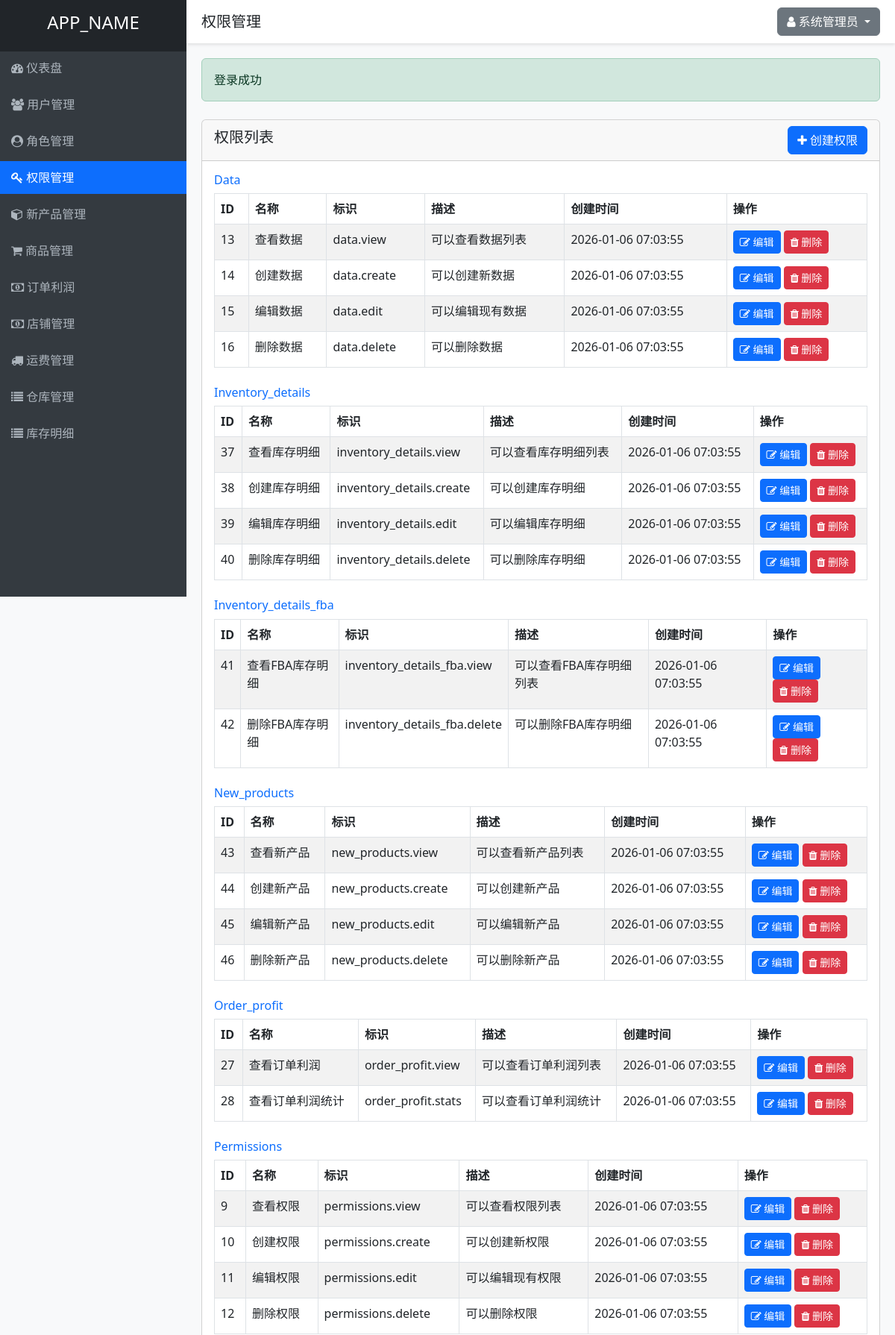
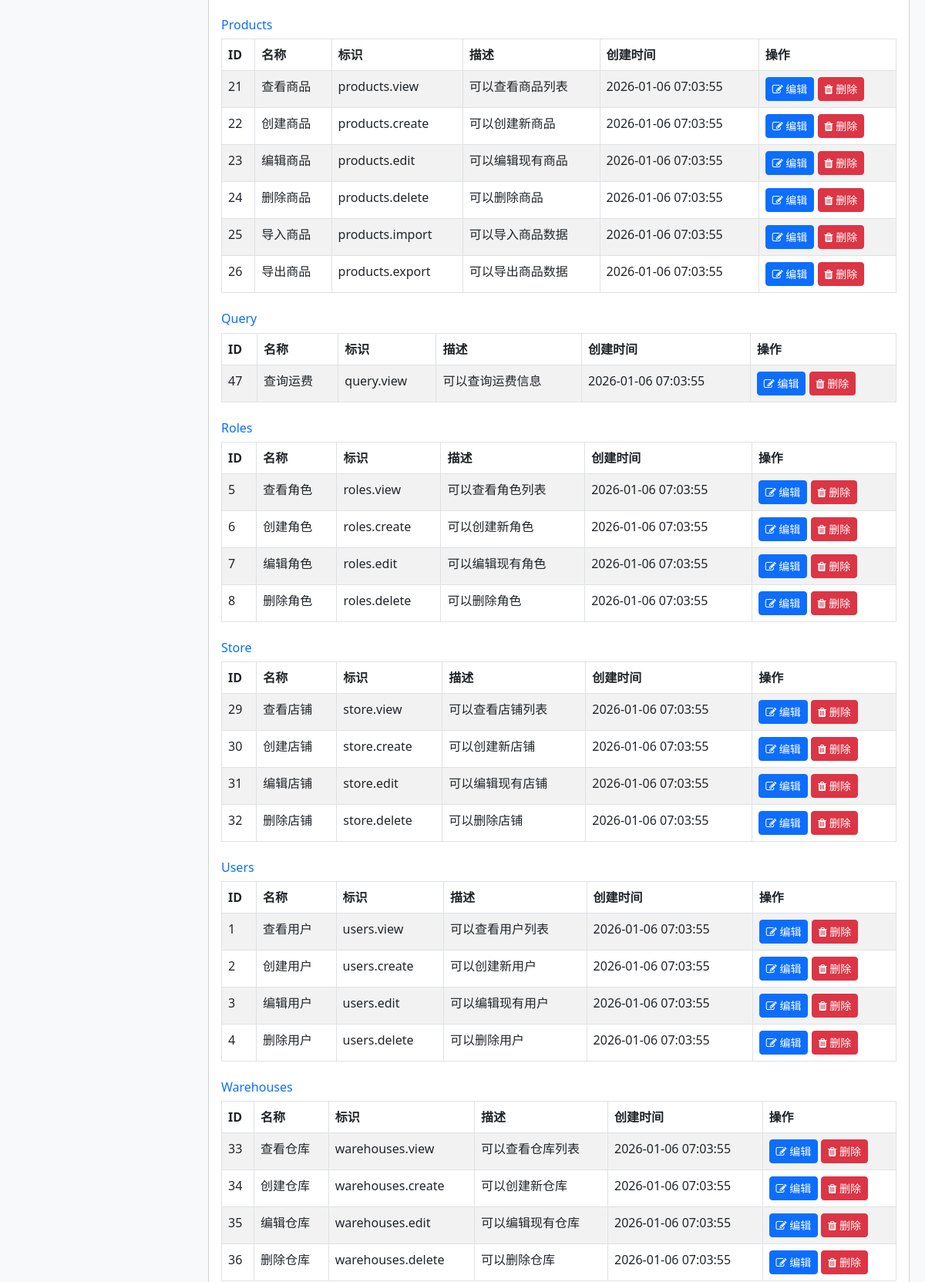
Page /permissions.php (signed in, upper part) on the committed database (2 pictures, top to bottom).
### tables this page shows
CREATE TABLE IF NOT EXISTS permissions (
    id INT AUTO_INCREMENT PRIMARY KEY,
    name VARCHAR(50) NOT NULL UNIQUE,
    slug VARCHAR(50) NOT NULL UNIQUE,
    description TEXT,
    module VARCHAR(50) NOT NULL,
    created_at TIMESTAMP DEFAULT CURRENT_TIMESTAMP,
    updated_at TIMESTAMP DEFAULT CURRENT_TIMESTAMP ON UPDATE CURRENT_TIMESTAMP
);

### controllers/PermissionController.php (called while the page is built, shortened)
<?php
require_once APP_ROOT . '/models/Permission.php';
require_once APP_ROOT . '/helpers/functions.php';
class PermissionController {
    private $permissionModel;
    public function __construct() {
        $this->permissionModel = new Permission();
    }
    public function index() {
        $permissions = $this->permissionModel->getAllByModule();
        include VIEWS_DIR . '/layouts/header.php';
        include VIEWS_DIR . '/permissions/index.php';
        include VIEWS_DIR . '/layouts/footer.php';
    }
}
?>

### helpers/functions.php (called while the page is built, shortened)
<?php
function isLoggedIn() {
    return isset($_SESSION['user_id']);
}
function getCurrentUserId() {
    return $_SESSION['user_id'] ?? null;
}
function hasPermission($permissionSlug) {
    require_once APP_ROOT . '/models/Permission.php';
    $permissionModel = new Permission();
    return $permissionModel->checkUserPermission(getCurrentUserId(), $permissionSlug);
}
?>

### includes/database.php (called while the page is built, shortened)
<?php
class Database {
    private static $instance = null;
    private $conn;
    private function __construct() {
        try {
            $this->conn = new PDO(
                "mysql:host=" . DB_HOST . ";dbname=" . DB_NAME . ";charset=utf8",
                DB_USER,
                DB_PASS,
                [
                    PDO::ATTR_ERRMODE => PDO::ERRMODE_EXCEPTION,
                    PDO::ATTR_DEFAULT_FETCH_MODE => PDO::FETCH_ASSOC,
                    PDO::ATTR_EMULATE_PREPARES => false
                ]
            );
        } catch(PDOException $e) {
            die("数据库连接失败: " . $e->getMessage());
        }
    }
    public static function getInstance() {
        if(self::$instance === null) {
            self::$instance = new Database();
        }
        return self::$instance;
    }
    public function query($sql, $params = []) {
        $stmt = $this->conn->prepare($sql);
        $stmt->execute($params);
        return $stmt;
    }
}
?>

### models/Permission.php (called while the page is built, shortened)
<?php
require_once APP_ROOT . '/includes/database.php';
class Permission {
    private $db;
    public function __construct() {
        $this->db = Database::getInstance();
    }
    public function getAll() {
        $sql = "SELECT * FROM permissions ORDER BY module, id";
        $stmt = $this->db->query($sql);
        return $stmt->fetchAll();
    }
    public function getAllByModule() {
        $permissions = $this->getAll();
        $grouped = [];
        foreach ($permissions as $permission) {
            $module = $permission['module'];
            if (!isset($grouped[$module])) {
                $grouped[$module] = [];
            }
            $grouped[$module][] = $permission;
        }
        return $grouped;
    }
    public function checkUserPermission($userId, $permissionSlug) {
        $sql = "SELECT COUNT(*) as count FROM permissions p
                JOIN role_permissions rp ON p.id = rp.permission_id
                JOIN user_roles ur ON rp.role_id = ur.role_id
                WHERE ur.user_id = ? AND p.slug = ?";
        $stmt = $this->db->query($sql, [$userId, $permissionSlug]);
        $result = $stmt->fetch();
        return $result['count'] > 0;
    }
}
?>

### views/permissions/index.php (the view)
<div class="row mt-4">
    <div class="col-md-12">
        <div class="card">
            <div class="card-header d-flex justify-content-between align-items-center">
                <h5>权限列表</h5>
                <?php if (hasPermission('permissions.create')): ?>
                    <a href="<?php echo APP_URL; ?>/permissions.php?action=create" class="btn btn-primary">
                        <i class="fa fa-plus"></i> 创建权限
                    </a>
                <?php endif; ?>
            </div>
            <div class="card-body">
                <?php foreach ($permissions as $module => $modulePermissions): ?>
                    <div class="mb-4">
                        <h6 class="text-primary"><?php echo ucfirst($module); ?></h6>
                        <table class="table table-bordered table-striped">
                            <thead>
                                <tr>
                                    <th>ID</th>
                                    <th>名称</th>
                                    <th>标识</th>
                                    <th>描述</th>
                                    <th>创建时间</th>
                                    <th>操作</th>
                                </tr>
                            </thead>
                            <tbody>
                                <?php foreach ($modulePermissions as $permission): ?>
                                    <tr>
                                        <td><?php echo $permission['id']; ?></td>
                                        <td><?php echo $permission['name']; ?></td>
                                        <td><?php echo $permission['slug']; ?></td>
                                        <td><?php echo $permission['description']; ?></td>
                                        <td><?php echo $permission['created_at']; ?></td>
                                        <td>
                                            <?php if (hasPermission('permissions.edit')): ?>
                                                <a href="<?php echo APP_URL; ?>/permissions.php?action=edit&id=<?php echo $permission['id']; ?>" class="btn btn-sm btn-primary">
                                                    <i class="fa fa-edit"></i> 编辑
                                                </a>
                                            <?php endif; ?>
                                            <?php if (hasPermission('permissions.delete')): ?>
                                                <a href="<?php echo APP_URL; ?>/permissions.php?action=delete&id=<?php echo $permission['id']; ?>" class="btn btn-sm btn-danger" onclick="return confirm('确定要删除这个权限吗？');">
                                                    <i class="fa fa-trash"></i> 删除
                                                </a>
                                            <?php endif; ?>
                                        </td>
                                    </tr>
                                <?php endforeach; ?>
                            </tbody>
                        </table>
                    </div>
                <?php endforeach; ?>
            </div>
        </div>
    </div>
</div>

### views/layouts/header.php (style rules this page uses)
body { background-color: #f8f9fa; }

### rows in the picture
permissions: id "13", name "查看数据", slug "data.view", description "可以查看数据列表", created_at "2026-01-06 07:03:55"
permissions: id "14", name "创建数据", slug "data.create", description "可以创建新数据", created_at "2026-01-06 07:03:55"
permissions: id "15", name "编辑数据", slug "data.edit", description "可以编辑现有数据", created_at "2026-01-06 07:03:55"
permissions: id "16", name "删除数据", slug "data.delete", description "可以删除数据", created_at "2026-01-06 07:03:55"
permissions: id "37", name "查看库存明细", slug "inventory_details.view", description "可以查看库存明细列表", created_at "2026-01-06 07:03:55"
permissions: id "38", name "创建库存明细", slug "inventory_details.create", description "可以创建库存明细", created_at "2026-01-06 07:03:55"
permissions: id "39", name "编辑库存明细", slug "inventory_details.edit", description "可以编辑库存明细", created_at "2026-01-06 07:03:55"
permissions: id "40", name "删除库存明细", slug "inventory_details.delete", description "可以删除库存明细", created_at "2026-01-06 07:03:55"
permissions: id "41", name "查看FBA库存明细", slug "inventory_details_fba.view", description "可以查看FBA库存明细列表", created_at "2026-01-06 07:03:55"
permissions: id "42", name "删除FBA库存明细", slug "inventory_details_fba.delete", description "可以删除FBA库存明细", created_at "2026-01-06 07:03:55"
permissions: id "43", name "查看新产品", slug "new_products.view", description "可以查看新产品列表", created_at "2026-01-06 07:03:55"
permissions: id "44", name "创建新产品", slug "new_products.create", description "可以创建新产品", created_at "2026-01-06 07:03:55"
permissions: id "45", name "编辑新产品", slug "new_products.edit", description "可以编辑新产品", created_at "2026-01-06 07:03:55"
permissions: id "46", name "删除新产品", slug "new_products.delete", description "可以删除新产品", created_at "2026-01-06 07:03:55"
permissions: id "27", name "查看订单利润", slug "order_profit.view", description "可以查看订单利润列表", created_at "2026-01-06 07:03:55"
permissions: id "28", name "查看订单利润统计", slug "order_profit.stats", description "可以查看订单利润统计", created_at "2026-01-06 07:03:55"
permissions: id "9", name "查看权限", slug "permissions.view", description "可以查看权限列表", created_at "2026-01-06 07:03:55"
permissions: id "10", name "创建权限", slug "permissions.create", description "可以创建新权限", created_at "2026-01-06 07:03:55"
permissions: id "11", name "编辑权限", slug "permissions.edit", description "可以编辑现有权限", created_at "2026-01-06 07:03:55"
permissions: id "12", name "删除权限", slug "permissions.delete", description "可以删除权限", created_at "2026-01-06 07:03:55"
permissions: id "21", name "查看商品", slug "products.view", description "可以查看商品列表", created_at "2026-01-06 07:03:55"
permissions: id "22", name "创建商品", slug "products.create", description "可以创建新商品", created_at "2026-01-06 07:03:55"
permissions: id "23", name "编辑商品", slug "products.edit", description "可以编辑现有商品", created_at "2026-01-06 07:03:55"
permissions: id "24", name "删除商品", slug "products.delete", description "可以删除商品", created_at "2026-01-06 07:03:55"
permissions: id "25", name "导入商品", slug "products.import", description "可以导入商品数据", created_at "2026-01-06 07:03:55"
permissions: id "26", name "导出商品", slug "products.export", description "可以导出商品数据", created_at "2026-01-06 07:03:55"
permissions: id "47", name "查询运费", slug "query.view", description "可以查询运费信息", created_at "2026-01-06 07:03:55"
permissions: id "5", name "查看角色", slug "roles.view", description "可以查看角色列表", created_at "2026-01-06 07:03:55"
permissions: id "6", name "创建角色", slug "roles.create", description "可以创建新角色", created_at "2026-01-06 07:03:55"
permissions: id "7", name "编辑角色", slug "roles.edit", description "可以编辑现有角色", created_at "2026-01-06 07:03:55"
permissions: id "8", name "删除角色", slug "roles.delete", description "可以删除角色", created_at "2026-01-06 07:03:55"
permissions: id "29", name "查看店铺", slug "store.view", description "可以查看店铺列表", created_at "2026-01-06 07:03:55"
permissions: id "30", name "创建店铺", slug "store.create", description "可以创建新店铺", created_at "2026-01-06 07:03:55"
permissions: id "31", name "编辑店铺", slug "store.edit", description "可以编辑现有店铺", created_at "2026-01-06 07:03:55"
permissions: id "32", name "删除店铺", slug "store.delete", description "可以删除店铺", created_at "2026-01-06 07:03:55"
permissions: id "1", name "查看用户", slug "users.view", description "可以查看用户列表", created_at "2026-01-06 07:03:55"
permissions: id "2", name "创建用户", slug "users.create", description "可以创建新用户", created_at "2026-01-06 07:03:55"
permissions: id "3", name "编辑用户", slug "users.edit", description "可以编辑现有用户", created_at "2026-01-06 07:03:55"
permissions: id "4", name "删除用户", slug "users.delete", description "可以删除用户", created_at "2026-01-06 07:03:55"
permissions: id "33", name "查看仓库", slug "warehouses.view", description "可以查看仓库列表", created_at "2026-01-06 07:03:55"
permissions: id "34", name "创建仓库", slug "warehouses.create", description "可以创建新仓库", created_at "2026-01-06 07:03:55"
permissions: id "35", name "编辑仓库", slug "warehouses.edit", description "可以编辑现有仓库", created_at "2026-01-06 07:03:55"
permissions: id "36", name "删除仓库", slug "warehouses.delete", description "可以删除仓库", created_at "2026-01-06 07:03:55"

### other values in the picture
APP_NAME "APP_NAME"
$title "权限管理"
$_SESSION['full_name'] "系统管理员"
$success "登录成功"
$module "Data"
$module "Inventory_details"
$module "Inventory_details_fba"
$module "New_products"
$module "Order_profit"
$module "Permissions"
$module "Products"
$module "Query"
$module "Roles"
$module "Store"
$module "Users"
